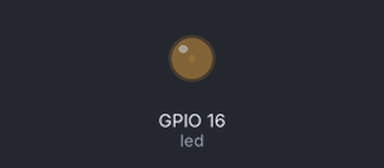
A sketch run on a simulated ESP32. Parts: output pins drawn as LEDs (lit = HIGH).

Above: at 0.05 s.
At 2.15 s:
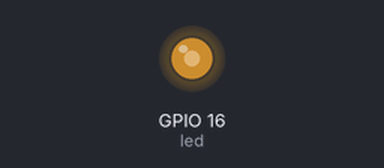
At 3.45 s:
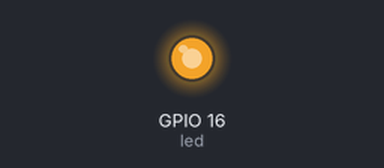
At 6.9 s:
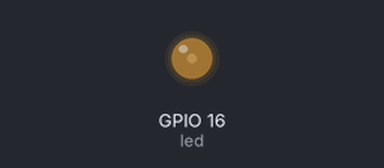
Timing chart, 0 to 10.0 s (numbered marks = the images above):
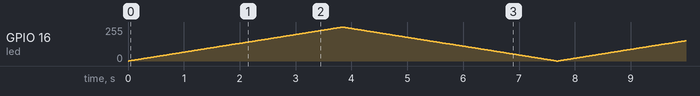

The sketch:

02.PWM.ino
```cpp
//ESP32 는 아두이노에서 제공하는 PWM제어를 사용할 수 없다
//-> 직접 구현해야한다.
const int led=16;
const int freq=5000;
const int ledChannel = 0;
const int resolution =8;

int val=0;
void setup() {
  // put your setup code here, to run once:
  ledcSetup(ledChannel, freq, resolution); // 채널, 주파수, 해상도
  ledcAttachPin(led, ledChannel); //핀 번호, 채널

}

void loop() {
  // put your main code here, to run repeatedly:
  for(int dutyCycle=0;dutyCycle<=255;dutyCycle++){
    ledcWrite(ledChannel,dutyCycle);
    delay(15);
  }
  for(int dutyCycle=255;dutyCycle>=0;dutyCycle--){
    ledcWrite(ledChannel,dutyCycle);
    delay(15);
  }
}
```
